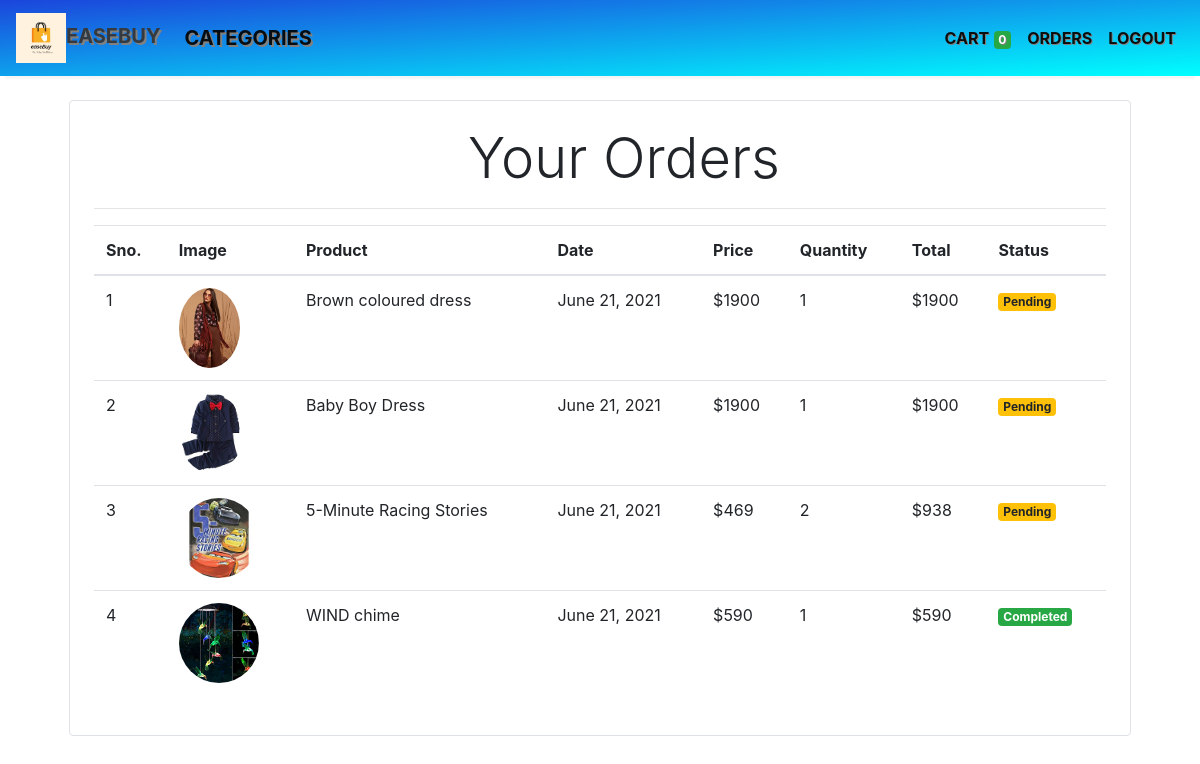
Screenshot of /orders (signed in) with the database file from the repository.
### store/models/orders.py (models this page shows, shortened)
class Order(models.Model):
    product = models.ForeignKey(Products,
                                on_delete=models.CASCADE)
    customer = models.ForeignKey(Customer,
                                 on_delete=models.CASCADE)
    quantity = models.IntegerField(default=1)
    price = models.IntegerField()
    address = models.CharField (max_length=50, default='', blank=True)
    phone = models.CharField (max_length=50, default='', blank=True)
    date = models.DateField (default=datetime.datetime.today)
    status = models.BooleanField (default=False)
    @staticmethod
    def get_orders_by_customer(customer_id):
        return Order.objects.filter(customer=customer_id).order_by('-date')

### store/models/product.py (models this page shows, shortened)
class Products(models.Model):
    name = models.CharField(max_length=60)
    price= models.IntegerField(default=0)
    category= models.ForeignKey(Category,on_delete=models.CASCADE,default=1 )
    description= models.CharField(max_length=250, default='', blank=True, null= True)
    image= models.ImageField(upload_to='uploads/products/')

### store/middlewares/auth.py (the view)
    def middleware(request):
        print(request.session.get('customer'))
        returnUrl = request.META['PATH_INFO']
        print(request.META['PATH_INFO'])
        if not request.session.get('customer'):
           return redirect(f'login?return_url={returnUrl}')
        response = get_response(request)
        return response

### store/templatetags/custom_filter.py (called while the page is built)
@register.filter(name='currency')
def currency(number):
    return "$"+str(number)

@register.filter(name='multiply')
def multiply(number , number1):
    return number * number1

### store/views/orders.py (called while the page is built)
    def get(self , request ):
        customer = request.session.get('customer')
        orders = Order.get_orders_by_customer(customer)
        print(orders)
        return render(request , 'orders.html'  , {'orders' : orders})

### store/templates/orders.html
{% extends 'base.html' %}
{% block content %}
{% load cart %}
{% load custom_filter %}
<div class="container">
   <div class="border rounded p-4 m-4">
        <p class="display-4 pl-4 ml-4" style="text-align: center;">Your Orders</p>
        <hr>
        <table class="table">
            <thead>
                <tr>
                    <th>Sno.</th>
                    <th>Image</th>
                    <th>Product</th>
                    <th>Date</th>
                    <th>Price</th>
                    <th>Quantity</th>
                    <th>Total</th>
                    <th>Status</th>
                </tr>
            </thead>
            <tbody>
                {% for order in orders %}
                <tr>
                    <td>{{forloop.counter}}</td>
                    <td><img style="height: 80px;" class="rounded-circle" src="{{order.product.image.url}}" alt=""></td>
                    <td>{{order.product.name}}</td>
                    <td>{{order.date}}</td>
                    <td>{{order.price|currency}}</td>
                    <td>{{order.quantity}}</td>
                    <td>{{order.quantity|multiply:order.price|currency}}</td>
                    {% if order.status %}
                    <td><small class="badge badge-success">Completed</small></td>
                    {%else%}
                    <td><small class="badge badge-warning">Pending</small></td>
                    {% endif %}
                </tr>
                {% endfor %}
            </tbody>
        </table>
   </div>
</div>
{% endblock %}

### rows the page displays
Order: product.image (picture), product.name "Brown coloured dress", date "June 21, 2021", price "$1900", quantity "1", quantity|multiply "$1900", status "Pending"
Order: product.image (picture), product.name "Baby Boy Dress", date "June 21, 2021", price "$1900", quantity "1", quantity|multiply "$1900", status "Pending"
Order: product.image (picture), product.name "5-Minute Racing Stories", date "June 21, 2021", price "$469", quantity "2", quantity|multiply "$938", status "Pending"
Order: product.image (picture), product.name "WIND chime", date "June 21, 2021", price "$590", quantity "1", quantity|multiply "$590", status "Completed"

### other values shown
{{ request.session.cart.keys|length }} "0"
